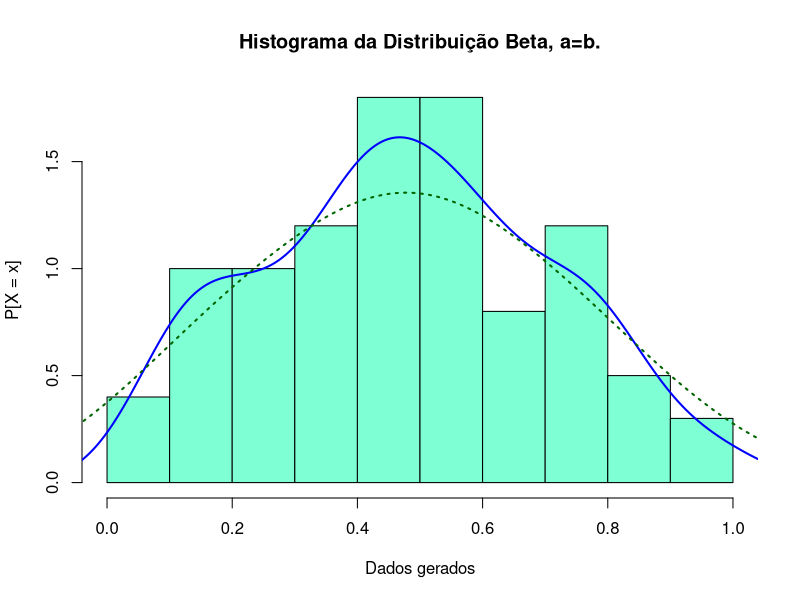
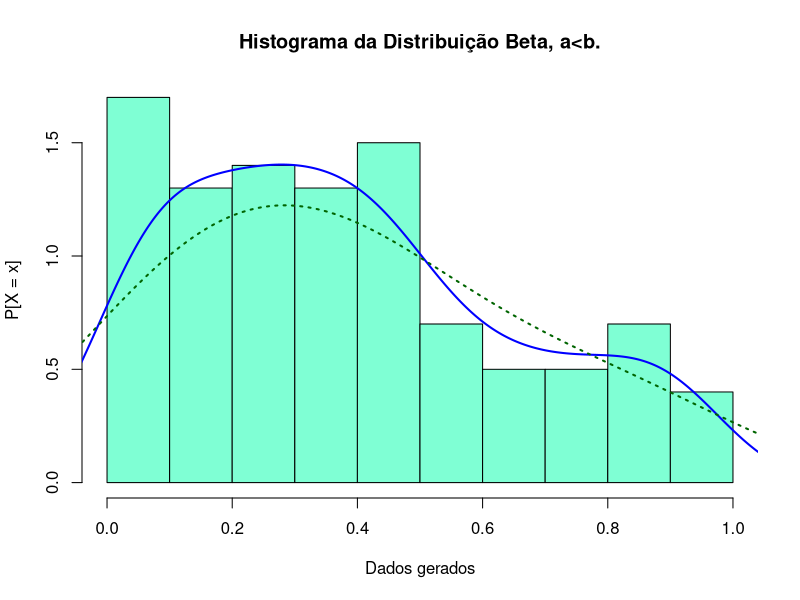
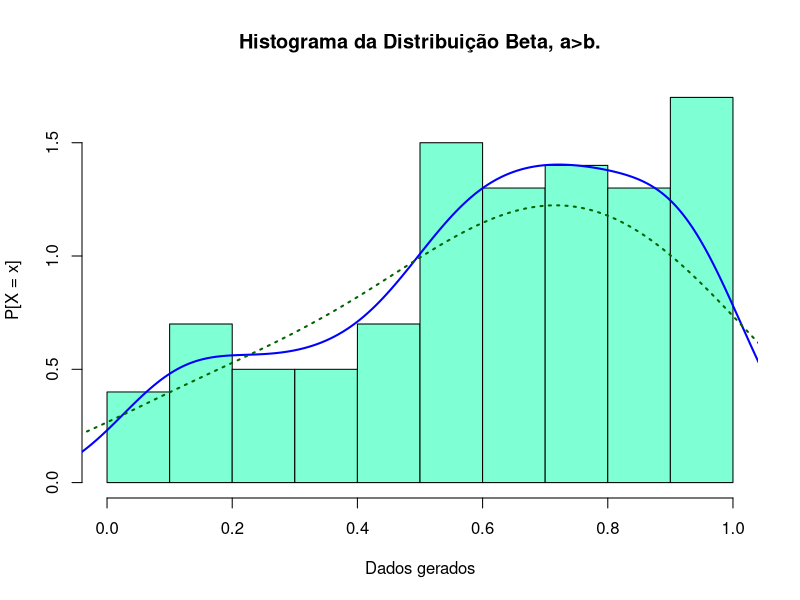
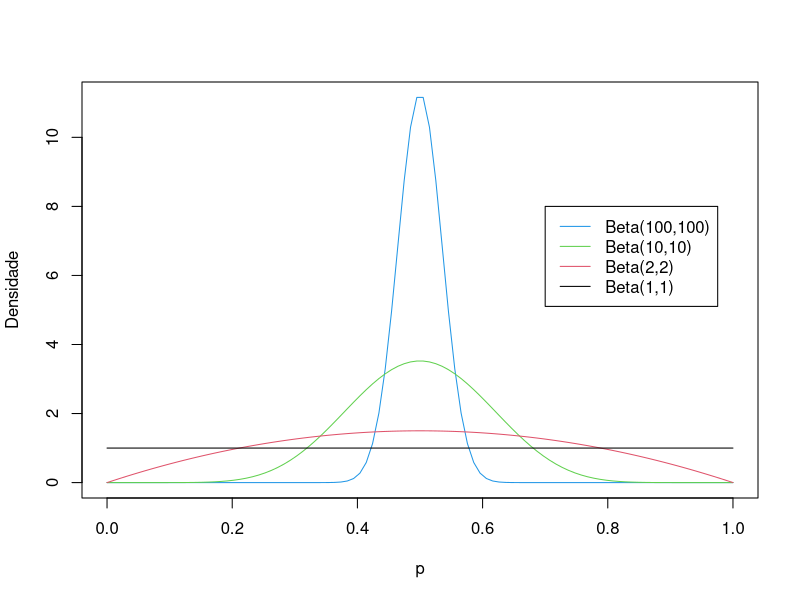
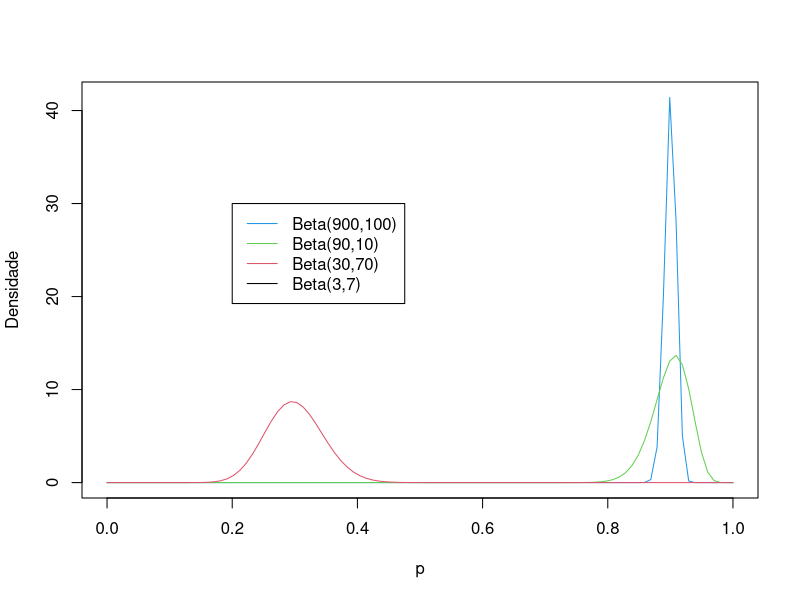
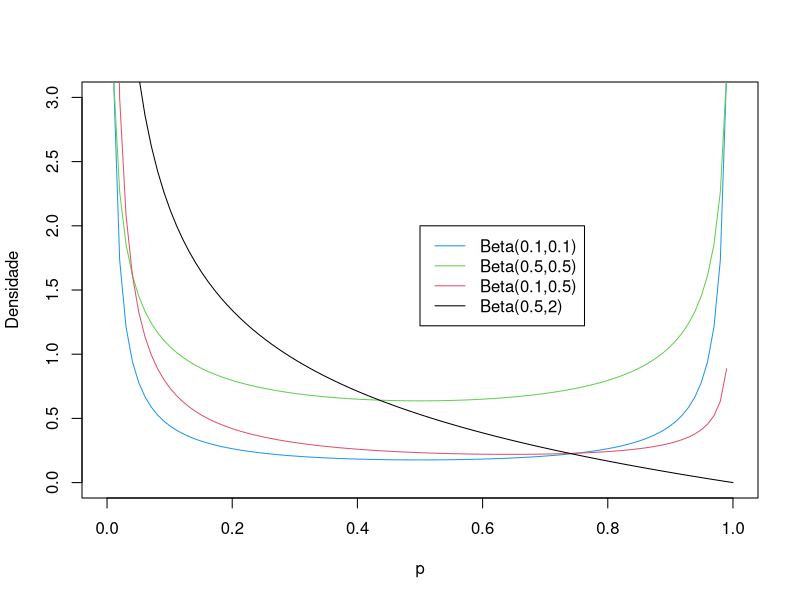
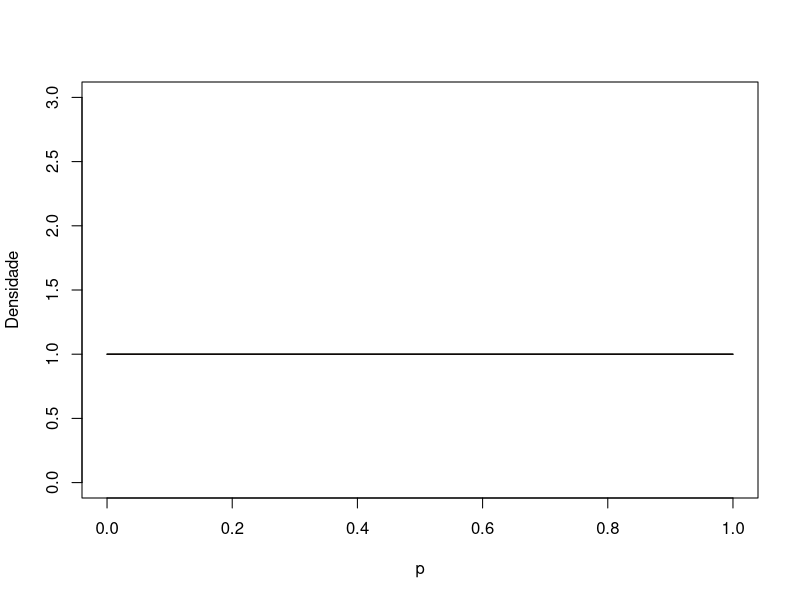
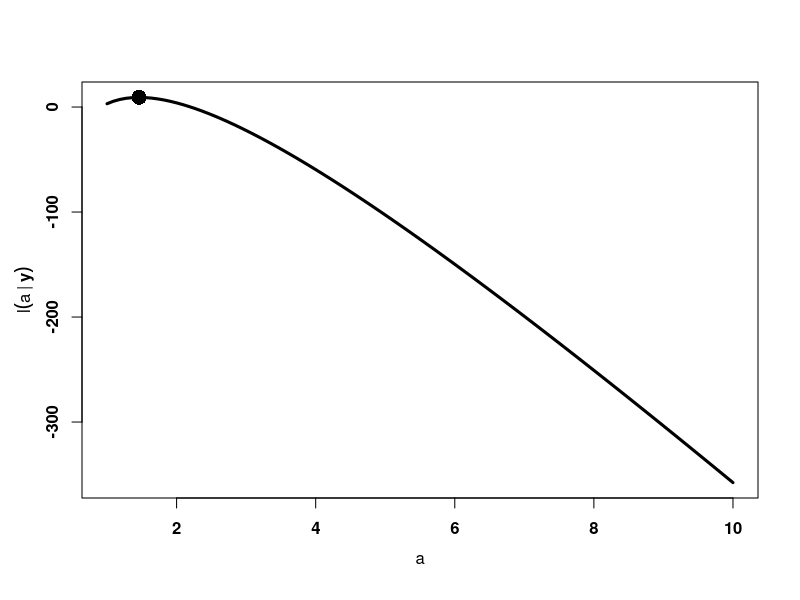

These charts were generated, in order, by the following R code:
## ---- chunk 1
knitr::opts_chunk$set(echo = TRUE)
## ---- chunk 2
set.seed(041196)
y <- rbeta(100, 1, 2)
## ---- chunk 3
set.seed(041196)
y <- rbeta(100, 2, 2)
hist(y, prob = TRUE, main= "Histograma da Distribuição Beta, a=b.", 
     xlab = "Dados gerados", ylab= "P[X = x]", col="aquamarine")
lines(density(y), col="blue", lwd=2) #estimativa de densidade beta
lines(density(y, adjust=2), lty="dotted", col="darkgreen", lwd=2) 
## ---- chunk 4
set.seed(041196)
y <- rbeta(100, 1, 2) #cria uma sequencia aleatoria de numeros com distribuição beta 
hist(y, prob = TRUE, main= "Histograma da Distribuição Beta, a<b.", 
     xlab = "Dados gerados", ylab= "P[X = x]", col="aquamarine")
lines(density(y), col="blue", lwd=2) #estimativa de densidade beta
lines(density(y, adjust=2), lty="dotted", col="darkgreen", lwd=2) 
## ---- chunk 5
set.seed(041196)
y <- rbeta(100, 2, 1)
hist(y, prob = TRUE, main= "Histograma da Distribuição Beta, a>b.", 
     xlab = "Dados gerados", ylab= "P[X = x]", col="aquamarine")
lines(density(y), col="blue", lwd=2) #estimativa de densidade beta
lines(density(y, adjust=2), lty="dotted", col="darkgreen", lwd=2) 
## ---- chunk 6
p = seq(0,1, length=100)
plot(p, dbeta(p, 100, 100), ylab="Densidade", type ="l", col=4)
lines(p, dbeta(p, 10, 10), type ="l", col=3)
lines(p, dbeta(p, 2, 2), col=2) 
lines(p, dbeta(p, 1, 1), col=1) 
legend(0.7,8, c("Beta(100,100)","Beta(10,10)","Beta(2,2)", "Beta(1,1)"),lty=c(1,1,1,1),col=c(4,3,2,1))
## ---- chunk 7
p = seq(0,1, length=100)
plot(p, dbeta(p, 900, 100), ylab="Densidade", type ="l", col=4)
lines(p, dbeta(p, 90, 10), type ="l", col=3)
lines(p, dbeta(p, 30, 70), col=2) 
legend(0.2,30, c("Beta(900,100)","Beta(90,10)","Beta(30,70)", "Beta(3,7)"),lty=c(1,1,1,1),col=c(4,3,2,1))

## ---- chunk 8
p = seq(0,1, length=100)
plot(p, dbeta(p, 0.1, 0.1), ylim=c(0,3),ylab="Densidade", type ="l", col=4)
lines(p, dbeta(p, 0.5, 0.5), type ="l", col=3)
lines(p, dbeta(p, 0.1, 0.5), col=2) 
lines(p, dbeta(p, 0.5, 2), col=1) 
legend(0.5,2, c("Beta(0.1,0.1)","Beta(0.5,0.5)","Beta(0.1,0.5)", "Beta(0.5,2)"),lty=c(1,1,1,1),col=c(4,3,2,1))
## ---- chunk 9
p = seq(0,1, length=100)
plot(p, dbeta(p, 1, 1), ylim=c(0,3),ylab="Densidade", type ="l", col=4)
lines(p, dbeta(p, 1, 1), type ="l", col=3)
lines(p, dbeta(p, 1, 1), col=2) 
lines(p, dbeta(p, 1, 1), col=1) 
lines(p, dbeta(p, 1, 1), col=1) 
## ---- chunk 10
ll_beta <- function(theta, x){
  ll <- dbeta(x, shape = theta[1], shape2  = theta[2], log = TRUE)
  return(-sum(ll))
} 
## ---- chunk 11
EMV <- optim(par = c(1, 1), fn = ll_beta, method = "L-BFGS-B",x=y)
print(EMV, hessian = TRUE)
## ---- chunk 12
EMV <- as.list(EMV)
EMV1 <- EMV$par[1]
EMV2 <- EMV$par[2]
## ---- chunk 13
RV <- function(Est, theta, a, ...){
  VC <- qchisq(1-a, df=length(theta))
  EC <- Est(theta, ...)
  print(ifelse(EC < VC, "Não rejeita H0", "Rejeita H0"))
  return(c(VC, EC))
}

EstRV <- function(theta, x, EMV){
  n <- length(x)
  a <- theta[1]
  b <- theta[2]
  aux1  <- n*(log(gamma(EMV1+EMV2))/(gamma(a+b)))
  aux2  <- n*(log(gamma(a)/gamma(EMV1)))
  aux3   <- n*(log(gamma(b)/gamma(EMV2)))
  aux4 <- (EMV1-a)*(sum(log(x)))
  aux5 <- (EMV2-b)*(sum(log(1-x)))
  lv <- 2*(aux1 - aux2 - aux2 + aux4 +aux5)
  return(lv)
} 


RV(Est = EstRV, theta=c(1, 1.5), EMV=EMV$par, a = 0.05, x=y)
## ---- chunk 14

#### --Informação observada
IOW <- function(theta, x){
  n     <- length(x)
  a <- theta[1]
  b <- theta[2]
  Iaa   <- trigamma(a+b) - trigamma(a)
  Ibb   <- trigamma(a+b) - trigamma(b)
  Iab   <- trigamma(a+b)
  I <- matrix(c(Iaa, Iab, Iab, Ibb), nrow=2, ncol=2, byrow = TRUE)
  return(I)
}

#### -- Informação observada com respeito ao parâmetro $a$ usando o $\widehat{b}$ para $b$


IOWa <- function(theta,x){
  n     <- length(x)
  a <- theta[1]
  b  <- theta[2]
  Iaa   <- trigamma(a+b) - trigamma(a)
  return(-Iaa)
}

Wald2 <- function(theta, EMV, IO, a, ...){
  VC  <- qnorm(1-a/2)
  aux <- EMV - theta
  Tw  <- t(aux)%*%solve(IO(theta=EMV, ...))%*%aux
  if(Tw < 0)  print(ifelse(Tw > -VC, "Não rejeita H0", "Rejeita H0"))
  else  print(ifelse(Tw < VC, "Não rejeita H0", "Rejeita H0"))
  if(Tw < 0) return(c(Tw, -VC))
  else return(c(Tw, VC))
}

Wald2(theta=c(1, 1.5), EMV = EMV$par, IO = IOW, a=0.05, x=y)
## ---- chunk 15

Escore <- function(theta, S, IF, a, ...){
  VC <- qnorm(1-a/2)
  Te <- S(theta, ...)/sqrt(IF(theta, ...))
  print(ifelse(Te < VC, "Não rejeita H0", "Rejeita H0"))
  return(c(Te, VC))
}

#### --Função escore

FescB <- function(theta, x){
  n     <- length(x)
  a <- theta[1]
  b <- theta[2]
  esco1 <- digamma(a+b) - digamma(a) + (1/n)*(sum(log(x)))
  esco2 <- digamma(a+b) - digamma(b) + (1/n)*(sum(log(1-x)))
  return(c(esco1, esco2))
}

#### -- Função escore com respeito ao parâmetro $a$ usando o $\widehat{b}$ para $b$

FescBeta <- function(theta, x){
  n     <- length(x)
  a <- theta[1]
  b <- theta[2]
  esco1 <- digamma(a+b) - digamma(a) + (1/n)*(sum(log(x)))
  return(-esco1)
}

Escore(theta =  c(1, 1.5), S = FescBeta, IF = IOWa, a=0.05, x=y)
## ---- chunk 16
RV(Est = EstRV, theta = c(1, EMV$par[2]), EMV=EMV$par, a = 0.05, x=y)
## ---- chunk 17
Wald2(theta = c(1, EMV$par[2]), EMV = EMV$par, IO = IOW, a=0.05, x=y)
## ---- chunk 18
Escore(theta =  c(1, EMV2), S = FescBeta, IF = IOWa, a=0.05, x=y)
## ---- chunk 19

Inf_Obs <- IOW(theta = EMV$par, x=y)
print(Inf_Obs)
## ---- chunk 20
DP   <- sqrt(diag(solve(-Inf_Obs)))
IC_a <- EMV$par[1] + c(-1, 1)*qnorm(1-0.05/2)*DP[1]
IC_b <- EMV$par[2] + c(-1, 1)*qnorm(1-0.05/2)*DP[2]
IC   <- rbind(IC_a, IC_b)
colnames(IC) <- c("2,5%", "97,5%")
print(IC)
## ---- chunk 21
ll_Be <- function(a, x){
  ll <- dbeta(x, shape1 = a, shape2 = EMV$par[2], log = TRUE)
  return(sum(ll))
} 
## ---- chunk 22
alpha_vals <- seq(1, 10, len = 100)
Lalpha <- sapply(alpha_vals, ll_Be, x = y)
## ---- chunk 23
plot(alpha_vals, Lalpha, type="l", lwd = 3.0, ylab="", xlab="", font =2)
mtext(expression(l(a~"|"~bold(y))), 2, line=2.2, cex=1, font=2)
mtext(expression(a), 1, line=2.5,    cex=1, font=2)
points(EMV$par[1], max(Lalpha), cex = 2, pch =16)
